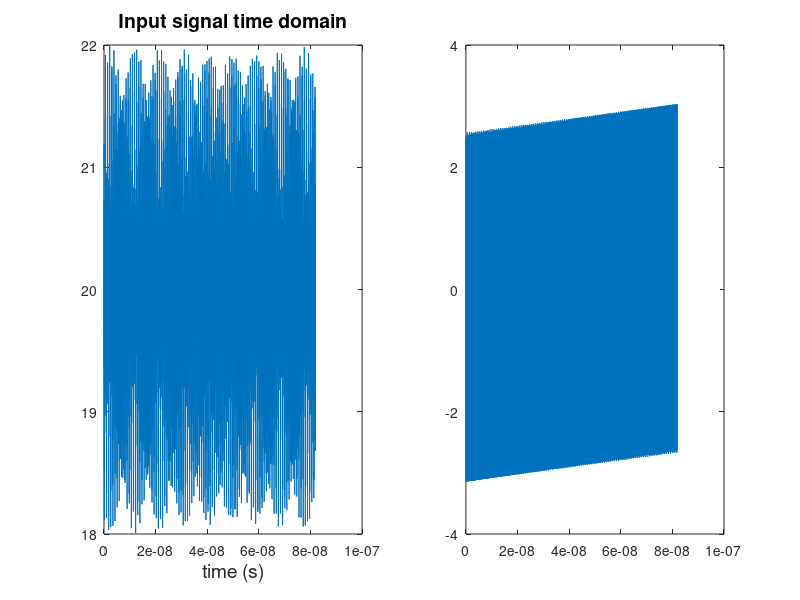
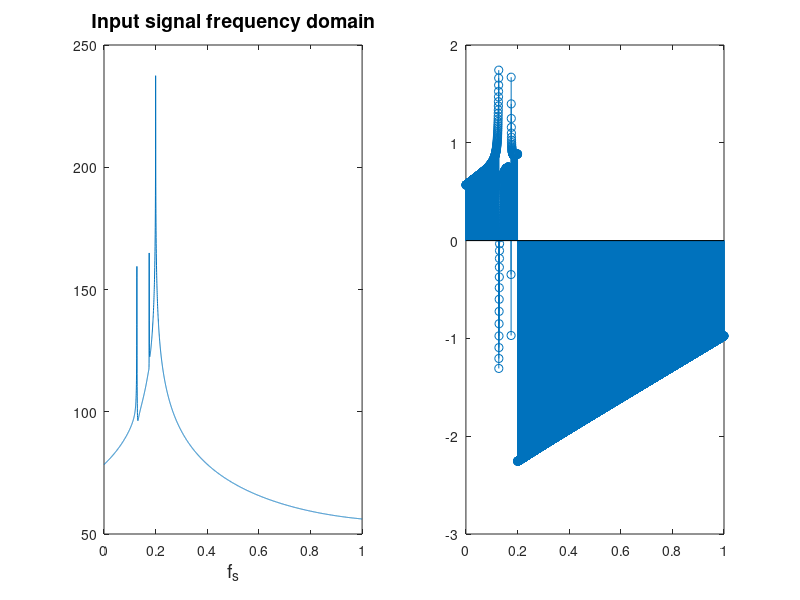
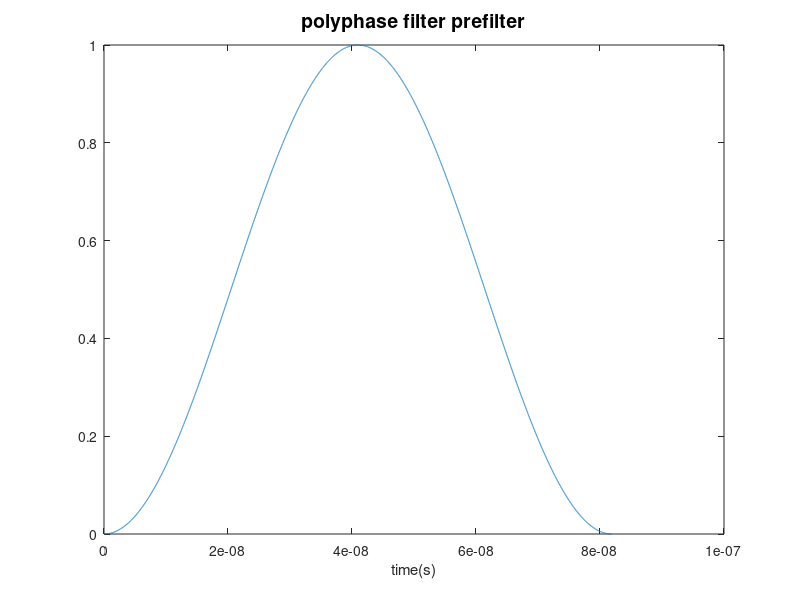
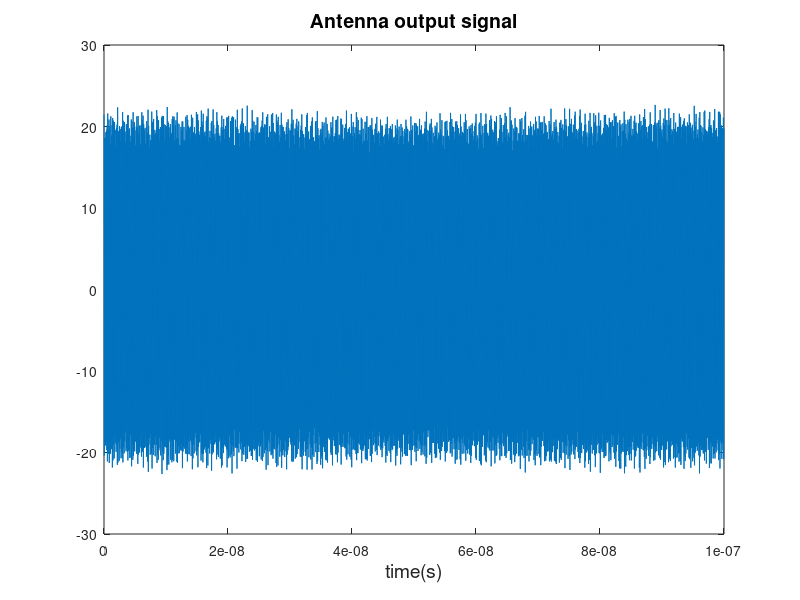

These charts were generated, in order, by the following MATLAB code:
samplingFreq = 100*10^9; % sampling frequency
%f = 1; % number of overlapping signals
Window_Size = 2^13; % size of window to cross multiply
Num_Of_Antennas = 2;
signal_frequency = 40*10^9; % radians/sec
signal_time = 0.00000010; % in seconds
N = signal_time/(1/samplingFreq) % total samples in input signal
Nfft = Window_Size%/2 % total samples in FFT output
Num_Of_Windows_Per_Signal = ceil(N/Window_Size);
Number_Of_Signals = Num_Of_Antennas
Number_Of_Complex_Multiplications = 1/2*(Number_Of_Signals-1)*Number_Of_Signals
signal_to_noise_input = 1; % multiplied to noise then added to signal
t = linspace(0,signal_time,N);
fs = linspace(0,1,Nfft/2);
fs_input = linspace(0,1,Nfft/2);
% Signal_no_noise = [(sin(signal_frequency*t(N/3:N*2/3-1)) + 20*sin((signal_frequency-1000)*t(N/3:N*2/3-1)))];
% input_hanning = [ 1/2-(1/2)*cos(2*pi*(1:N/3)/(N/3))];
% Signal_no_noise = Signal_no_noise.*input_hanning;
%figure(2);
%plot(t);
H = 3; % sizes of pictures.
W = 4;
Signal_no_noise = (cos(signal_frequency*t) + sin((signal_frequency+15*10^9)*t)); %frequency noise
Signal_no_noise_s = zeros(1,N);
Signal_no_noise_s = Signal_no_noise_s + 20*e.^(2*pi*(10*10^9.*t*i));
Signal_no_noise = Signal_no_noise + (Signal_no_noise_s);
figure(1);
subplot(1,2,1);
plot(t(1:Nfft),abs(Signal_no_noise(1:Nfft)));
title('Input signal time domain','fontsize',14);
xlabel('time (s)','fontsize',14);
set(1,'paperunits','inches');
set(1,'paperorientation','portrait')
set(1,'papersize',[H,W]);
subplot(1,2,2);
plot(t(1:Nfft),angle(Signal_no_noise(1:Nfft)));
print(1,'input time.svg','-dsvg');
figure(2);
subplot(1,2,1);
fft_in = Signal_no_noise(1:Nfft);
plot(fs_input,20*log(abs(fft(fft_in)(1:Nfft/2))));
title('Input signal frequency domain','fontsize',14);
xlabel('f_s','fontsize',14);
set(2,'paperunits','inches');
set(2,'paperorientation','portrait');
set(2,'papersize',[H,W]);
subplot(1,2,2);
stem(fs_input,angle(fft(fft_in))(1:Nfft/2));
print(2,'input freq.svg','-dsvg');
%windowcoef = (Nfft)/f; % commonly used constant

Signalf = zeros(Num_Of_Windows_Per_Signal,Window_Size);
Signalfft = zeros(Number_Of_Signals,Nfft);
Signalmul = zeros(Number_Of_Complex_Multiplications,Nfft);
Signalout = zeros(1,Nfft);
analysis_filter = sinc(((1:Window_Size)-Window_Size/2)/Window_Size);
HanningWindow = 1/2-(1/2)*cos(2*pi*(1:Window_Size)/Window_Size);
pre_filter = analysis_filter.*HanningWindow;
figure(22);
plot(t(1:Window_Size),HanningWindow);
title('polyphase filter prefilter','fontsize',14);
xlabel('time(s)');
set(22,'paperunits','inches');
set(22,'paperorientation','portrait');
set(22,'papersize',[H,W]);
print(22,'polyphasepre.svg','-dsvg');
% iterate every other signal

% Set up realtime signals
for x = 1:Num_Of_Antennas
    noise = 2*rand(1,N)-1;
    % EDIT: added delay on signals as antenna increases
%     TEMP = [zeros(1,10*x) Signal_no_noise zeros(1,N*2/3+1-(10*x))];
    Signalt = noise+(Signal_no_noise/signal_to_noise_input);
    figure(x+2);
    plot(t(1:N),Signalt(1:N));
    xlabel('time(s)','fontsize',14);
    title('Antenna output signal','fontsize',14);
    set((x+2),'paperunits','inches');
    set((x+2),'paperorientation','portrait');
    set((x+2),'papersize',[H,W]);
    name = ['a' num2str(x) 'outf.svg'];
    print(x+2,name,'-dsvg');
    % create overlap sequences:
       
    start = 1;
    window_c = (Window_Size); % end of the window currently being shifted
    z = 1;
    TEMP = zeros(1,Window_Size);
    while window_c < N
        Signalf(z,:) = (Signalt(start:(window_c)));
	Signalf(z,:) = Signalt(1:Nfft);
        % add prefilter
%       Signalf(z,:) = hilbert(Signalf(z,:).*pre_filter);
	Signalf(z,:) = Signalf(z,:).*pre_filter;
        start = window_c+1;
        window_c = window_c + Window_Size;
        TEMP = TEMP + Signalf(z,:);
        z = z +1;
    end
    TEMP = fft(TEMP/(z-1));
    Signalfft(x,:) = TEMP(1:Nfft);
end

% plot the outputs:
y = 0;
for x = 1:Num_Of_Antennas
	figure(x+2+Num_Of_Antennas);
	subplot(1,2,1);
	plot(fs,abs(Signalfft(x,1:Nfft/2)));
	title('after polyphase filter','fontsize',14);
	xlabel('f_s','fontsize',14);
	set(x+2+Num_Of_Antennas,'paperunits','inches');
	set(x+2+Num_Of_Antennas,'paperorientation','portrait')
	set(x+2+Num_Of_Antennas,'papersize',[H,W]);
	name = ['pffb-' num2str(x) '.svg'];
	subplot(1,2,2);
	stem(fs,angle(Signalfft(x,1:Nfft/2)));
	print((x+2+Num_Of_Antennas),name,'-dsvg');
	%figure(96+x);
	%plot(fs,angle(Signalfft(1,1:Nfft/2).*conj(Signalfft(2,1:Nfft/2))));
end

% multiply and add
z = 1; % holds position, computation too complex for pre calculated indices here.
for x = 1:Number_Of_Signals
    for y = (x+1):Number_Of_Signals
        Signalmul(z,:) = Signalfft(x,:).*conj(Signalfft(y,:))/Nfft;
        z=z+1;
    end
end

for x = 1:Number_Of_Complex_Multiplications
    Signalout = Signalmul(x,:)+Signalout;
end

Signalout = Signalout/(z-1);

%figure(1);
%plot(t,Signal_no_noise);
% figure(2);
% plot(t(1:Window_Size),(pre_filter));
% figure(3);
% plot(t(1:Window_Size),(HanningWindow));
%figure(19);
%plot(fs,20*log(abs(Signalout)));
%Signalout = ifft(Signalout,N);
%figure (20);
%plot(t,20*log(abs(Signalout)));
figure (21);
subplot(1,2,1);
plot(fs,(20*log(abs((Signalout(1:Nfft/2))))));
title('output frequencys','fontsize',14);
xlabel('f_s','fontsize',14);
set(21,'paperunits','inches');
set(21,'paperorientation','portrait')
set(21,'papersize',[H,W]);
subplot(1,2,2);
stem(fs,angle(Signalout(1:Nfft/2)));
print(21,'outf.svg','-dsvg');

figure (22);
plot(fs,angle(Signalout(1:Nfft/2)));
figure (23);
plot(fs,angle(fft(fft_in)(1:Nfft/2)));

angle(Signalout(floor(0.2*(Nfft/2))))
angle(fft(fft_in)(floor(0.2*(Nfft/2))))
